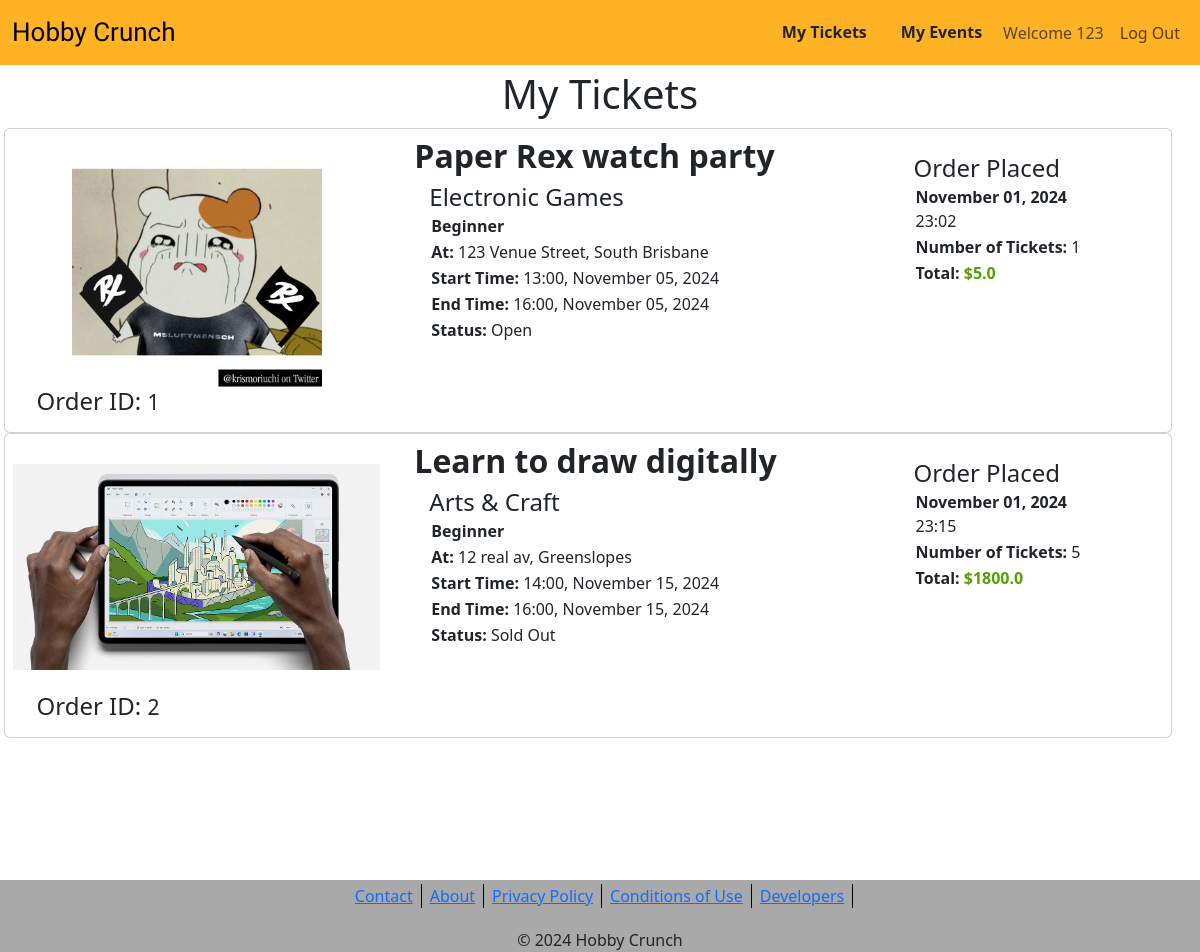
Screenshot of /tickets (signed in) with the database file from the repository.
### website/models.py (models this page shows, shortened)
class User(db.Model,UserMixin):
    __tablename__ = 'users' # good practice to specify table name
    id = db.Column(db.Integer, primary_key=True)
    name = db.Column(db.String(100), index=True, unique=True, nullable=False)
    fname = db.Column(db.String(100), index=True, nullable=False)
    lname = db.Column(db.String(100), index=True, nullable=False)
    emailid = db.Column(db.String(100), index=True, nullable=False)
    number = db.Column(db.Integer, index=True, unique=True, nullable=False)
    address = db.Column(db.String(100), index=True, nullable=False)
    password_hash = db.Column(db.String(255), nullable=False)
    comments = db.relationship('Comment', backref='user')
    events = db.relationship('Event', backref='host')

class Event(db.Model,UserMixin):
    __tablename__ = 'events'
    id = db.Column(db.Integer, primary_key=True)
    name = db.Column(db.String(80), nullable=False)
    description = db.Column(db.String(200), nullable=False)
    image = db.Column(db.String(400))
    location = db.Column(db.String(100), nullable=False)
    activity = db.Column(db.String(30), nullable=False)
    host_name = db.Column(db.String(100), nullable=False)
    host_experience = db.Column(db.String(200))
    host_phone = db.Column(db.String(200))
    host_contact = db.Column(db.String(100), nullable=False)
    experience_required = db.Column(db.String(100), nullable=False)
    comments = db.relationship('Comment', backref='event', lazy='dynamic')
    tickets = db.relationship('Ticket', backref='event')
    status = db.relationship('Status', backref='event')
    host_id = db.Column(db.Integer, db.ForeignKey('users.id'))
    def __repr__(self):
        return f"Name: {self.name}"

class Ticket(db.Model):
    __tablename__ = 'tickets'
    id = db.Column(db.Integer, primary_key=True)
    price = db.Column(db.Float(10), index=True, nullable=False)
    start_date = db.Column(db.Date, nullable=False)
    end_date = db.Column(db.Date, nullable=False)
    start_time = db.Column(db.Time, nullable=False)
    end_time = db.Column(db.Time, nullable=False)
    event_id = db.Column(db.Integer, db.ForeignKey('events.id'), nullable=False)
    user_id = db.Column(db.Integer, db.ForeignKey('users.id'))
    order_id = db.Column(db.Integer, db.ForeignKey('orders.id'))

class Status(db.Model):
    __tablename__ = 'status'
    id = db.Column(db.Integer, primary_key=True)
    status = db.Column(db.String(10), index=True, nullable=False)
    available_tickets = db.Column(db.Integer, nullable=False)
    event_id = db.Column(db.Integer, db.ForeignKey('events.id'), unique=True, nullable=False)

class Order(db.Model):
    __tablename__ = 'orders'
    id = db.Column(db.Integer, primary_key=True)
    order_date = db.Column(db.DateTime)
    tickets = db.relationship('Ticket', backref='order', lazy=True)
    user_id = db.Column(db.Integer, db.ForeignKey('users.id'))

### website/views.py (the view)
@mainbp.route('/tickets', methods=['GET', 'POST'])
@login_required
def ticket():
  tickets = db.session.scalars(db.select(Ticket).where(Ticket.user_id == current_user.id)).all()
  ticket_by_event = {}
  for ticket in tickets:
    if ticket.event_id in ticket_by_event:
      ticket_by_event[ticket.event_id]['count'] += 1
      ticket_by_event[ticket.event_id]['total_price'] += ticket.price
    else:
      status = db.session.scalar(db.select(Status).where(Status.event_id == ticket.event_id))
      ticket_by_event[ticket.event_id] = {
        'count': 1,
        'total_price': ticket.price,
        'start_time' : ticket.start_time,
        'end_time' : ticket.end_time,
        'start_date' : ticket.start_date,
        'end_date' : ticket.end_date,
        'order_id' : ticket.order_id,
        'order_date' : ticket.order.order_date,
        'status' : status.status
      }
  print(ticket_by_event)
  events = {}
  for event_id in ticket_by_event.keys():
        event = db.session.scalar(db.select(Event).where(Event.id == event_id))
        if event:
            events[event_id] = event  # Store the event by its ID
  print(events)
  return render_template('manageTickets.html', tickets=ticket_by_event, events=events)

### website/__init__.py (called while the page is built)
def create_app():
    app = Flask(__name__)  # this is the name of the module/package that is calling this app
    app.debug = True
    app.secret_key = 'somesecretkey'
    app.config['SQLALCHEMY_DATABASE_URI'] = 'sqlite:///sitedata.sqlite'
    db.init_app(app)
    UPLOAD_FOLDER = '/static/image'
    app.config['UPLOAD_FOLDER'] = UPLOAD_FOLDER
    csrf = CSRFProtect()
    csrf.init_app(app)
    Bootstrap(app)
    login_manager = LoginManager()
    login_manager.login_view = 'auth.login'
    login_manager.init_app(app)
    from .models import User
    @login_manager.user_loader
    def load_user(user_id):
       return db.session.scalar(db.select(User).where(User.id==user_id))
    from . import views
    app.register_blueprint(views.mainbp)
    from . import auth
    app.register_blueprint(auth.authbp)
    from . import events
    app.register_blueprint(events.eventbp)
    return app

### website/templates/manageTickets.html (shortened to what this page needs)
{% extends 'base.html' %}
{% from "bootstrap5/form.html" import render_form %}
{% block content %}
<main style="margin-top: 70px;">
    <h1 style="text-align: center;">My Tickets</h1>
    <div class="container-fluid" style="margin-top: 10px; margin-bottom: 10px;">
        <div class="row">
            {% if tickets %}
            {% for event_id, info in tickets.items() %}
            <div class="row">
                <div class="px-1">
                    <div class="card p-2">
                        {% if events[event_id].status[0].status == 'Open' %}
                        <a href="{{ url_for('event.show', id=event_id) }}">
                            {% else %}
                        <a href="#">
                            {% endif %}
                            <div class="row">
                                <img src="{{ events[event_id].image }}" class="d-block col-xl-4 col-lg-5 img-home" alt="Beginners Painting Event">
                                <div class="col-xl-5 col-lg-3" style="margin-left: 10px;">
                                    <h2>{{ events[event_id].name }}</h2>
                                    <div style="margin-left: 15px;">
                                        <h4 style="margin-bottom: 0px;">{{ events[event_id].activity }}</h4>
                                        <p style="font-weight: 600;">{{ events[event_id].experience_required }}</p>
                                        <p><span style="font-weight: 600;">At: </span>{{ events[event_id].location }}</p>
                                        <p><span style="font-weight: 600;">Start Time: </span>{{ info.start_time.strftime('%H:%M') }}, {{ info.start_date.strftime('%B %d, %Y') }}</p>
                                        <p><span style="font-weight: 600;">End Time: </span>{{ info.end_time.strftime('%H:%M') }}, {{ info.end_date.strftime('%B %d, %Y') }}</p>
                                        <p><span style="font-weight: 600;">Status: </span>{{ events[event_id].status[0].status }}</p>
                                    </div>
                                </div>
                                <div class="col-xl-2 col-lg-2" style="margin-left: 10px;">
                                    <div style="margin-top: 10%;">
                                        <h4 style="margin-bottom: 0px;">Order Placed</h4>
                                        <p><span style="font-weight: 600;">{{ info.order_date.strftime('%B %d, %Y') }} </span>{{ info.order_date.strftime('%H:%M') }}</p>
                                        <p><span style="font-weight: 600;">Number of Tickets: </span>{{ info.count }}</p>
                                        <p style="font-weight: 600;">Total: <span class="price">${{ info.total_price }}</span></p>
                                    </div>
                                </div>
                            </div>
                            <div class="row">
                                <h4 style="margin-left: 2%;">Order ID: <small style="font-weight: 400;">{{ info.order_id }}</small></h4>
                            </div>
                        </a>
                    </div>
                </div>
            </div><br>
            {% endfor %}
            {% else %}
            <div class="alert alert-info" role="alert">
                <h4 class="alert-heading">No tickets found!</h4>
                <p>Looks like you haven't bought any tickets yet. Go to the <a href="/">home page</a> to buy tickets.</p>
            {% endif %}
        </div>
    </div>
</main>
{% endblock %}

### website/templates/base.html (shortened to what this page needs)
<!doctype html>
<html lang="en">
<head>
    <link href="https://cdn.jsdelivr.net/npm/bootstrap@5.3.2/dist/css/bootstrap.min.css" rel="stylesheet"
>
    <link rel="stylesheet" href="static/style/styles.css">
</head>
<body>
    <header>
       <nav class="navbar navbar-expand-lg navbar-light bg-orange">
           <div class="container-fluid">
               <a class="navbar-brand" href="/">Hobby Crunch</a>
               <div class="collapse navbar-collapse" id="navbarSupportedContent">
                   <ul class="navbar-nav ms-auto">
                       <a href="/tickets" class="btn nav-btn ms-2">My Tickets</a>
                       <a href="/my_events" class="btn nav-btn ms-2">My Events</a>
                   {% if current_user.is_authenticated %}
                    <a class="nav-item nav-link disabled text-muted" href="#">Welcome {{current_user.name}}</a>
                    <a class="nav-item nav-link" href="{{ url_for('auth.logout') }}">Log Out</a>
                   {% else %}
                    <a class="nav-item nav-link btn btn-warning ms-2" href="{{ url_for('auth.register') }}">Register</a>
                    <a class="nav-item nav-link btn btn-success ms-2" href="{{ url_for('auth.login') }}">Log In</a>
                   {% endif %}
                   </ul>
               </div>
           </div>
       </nav>
    </header>
    {% block content %}
    {% endblock %}
    <footer>
        <div>
            <ul class="d-flex flex-wrap mx-auto justify-content-center p-1"
                style="list-style-type: none; margin-top: 10px;">
                <li class="px-2" style="border-right: 1px solid rgb(0, 0, 0)">
                    <a href="#">Contact</a>
                </li>
                <li class="px-2" style="border-right: 1px solid rgb(0, 0, 0)">
                    <a href="#">About</a>
                </li>
                <li class="px-2" style="border-right: 1px solid rgb(0, 0, 0)">
                    <a href="#">Privacy Policy</a>
                </li>
                <li class="px-2" style="border-right: 1px solid rgb(0, 0, 0)">
                    <a href="#">Conditions of Use</a>
                </li>
                <li class="px-2" style="border-right: 1px solid rgb(0, 0, 0)">
                    <a href="#">Developers</a>
                </li>
            </ul>
        </div>
        © 2024 Hobby Crunch
    </footer>
</body>
</html>

### website/static/style/styles.css (style rules this page uses)
main { min-height: 100vh; }
header { position: fixed; top: 0; left: 0; width: 100%; z-index: 1000; }
.bg-orange { background-color: rgb(255, 179, 36) !important; }
.btn { border-radius: 20px; font-weight: 600; }
.navbar-brand { font-family: 'Joti One', serif; font-size: 26px; font-style: bold; }
h2 { font-weight: 600; }
.price { color:#54a008 }
p { padding: 0px; margin: 2px; }
.img-home { object-fit: contain; height: 250px; }
footer { background-color: #a9a9a9; text-align: center; }
.card a { display: inline-block; text-decoration: none; color: inherit; }

### rows the page displays
User: name "123"
Event: image (picture), name "Paper Rex watch party", activity "Electronic Games", experience_required "Beginner", location "123 Venue Street, South Brisbane"
Ticket: start_time "13:00", start_date "November 05, 2024", end_time "16:00", end_date "November 05, 2024", total_price "5.0"
Status: status "Open"
Order: order_date "November 01, 2024", order_date "23:02"
Event: image (picture), name "Learn to draw digitally", activity "Arts & Craft", experience_required "Beginner", location "12 real av, Greenslopes"
Ticket: start_time "14:00", start_date "November 15, 2024", end_time "16:00", end_date "November 15, 2024"
Status: status "Sold Out"
Order: order_date "November 01, 2024", order_date "23:15"

### other values shown
{{ info.count }} "1" "5"
{{ info.order_id }} "1" "2"
{{ info.total_price }} "1800.0"
